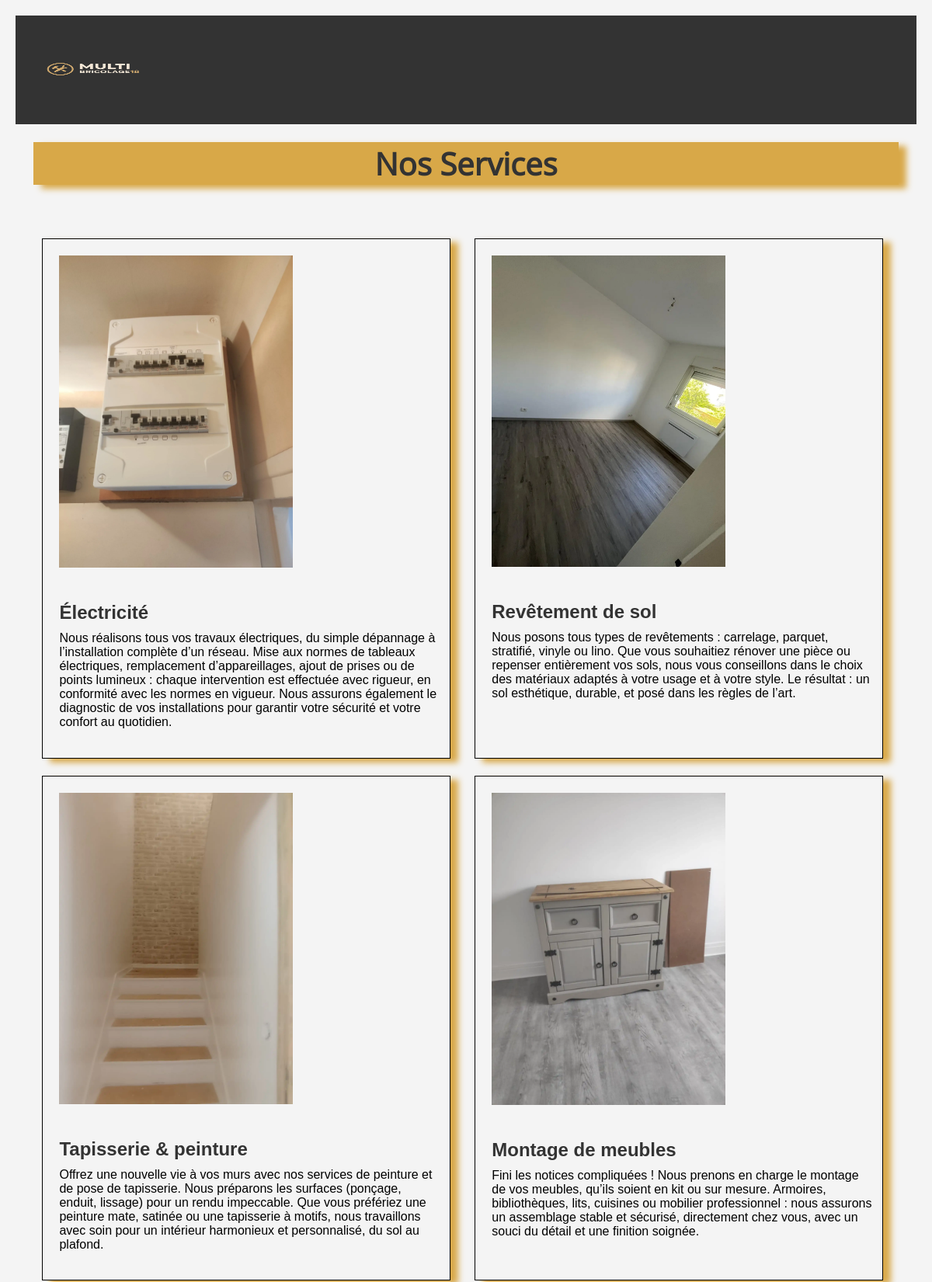
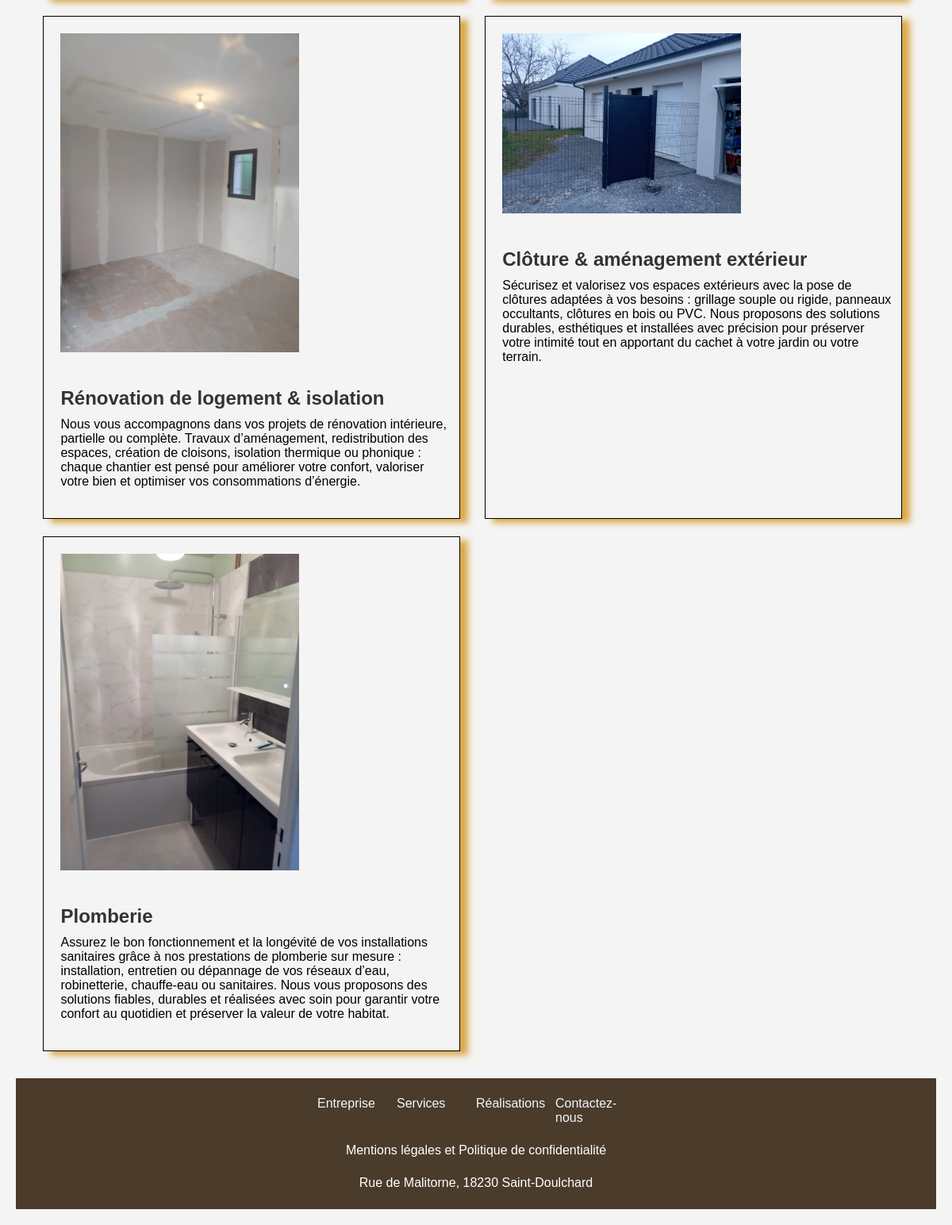
The page /?route=services on the database its author committed (2 pictures, top to bottom).
### tables this page shows
CREATE TABLE `page_services` (
  `id_service` int(11) NOT NULL,
  `titre` varchar(255) NOT NULL,
  `description` text NOT NULL,
  `image` varchar(255) NOT NULL,
  `admin_id` int(11) DEFAULT NULL
);

### views/services.php (the view, shortened to what this page needs)
<?php
require("assets/php/db.php");
$sql = "SELECT * FROM page_services";
$req = $dbh->prepare($sql);
$req->execute();
$services = $req->fetchAll(PDO::FETCH_ASSOC);
?>
<body>
<main class="services">
    <h1 class="titreServices">Nos Services</h1>
    <section class="containerServices">
        <?php foreach ($services as $service): ?>
                <div class="service-item">
                    <img class="imgService" src="<?= htmlspecialchars($service['image']) ?>" alt="<?= htmlspecialchars($service['titre']) ?>">
                    <h2><?= htmlspecialchars($service['titre']) ?></h2>
                    <p class="paragService"><?= htmlspecialchars($service['description']) ?></p>
                </div>
        <?php endforeach; ?>
    </section>
</main>
</body>
</html>

### index.php (shortened to what this page needs)
<?php
if(!empty($_GET['route'])){
    $route = $_GET['route'];
} else {
    $route = null;
}
switch($route){
    case 'services':
        include('./views/header.php');
        require("views/services.php");
        include('./views/footer.php');
    break;
}
?>

### views/header.php (shortened to what this page needs)
<!DOCTYPE html>
<html lang="fr">
<head>
    <link rel="stylesheet" href="assets/css/header.css">
    <link rel="stylesheet" href="assets/css/footer.css">
    <link rel="stylesheet" href="assets/css/index.css">
    <link rel="stylesheet" href="assets/css/services.css">
    <link rel="stylesheet" href="assets/css/realisations.css">
    <link rel="stylesheet" href="assets/css/contact.css">
    <link rel="stylesheet" href="assets/css/devis.css">
    <link rel="stylesheet" href="assets/css/connexion.css">
    <link rel="stylesheet" href="assets/css/inscription.css">
    <link rel="stylesheet" href="assets/css/interface_admin/admin.css">
    <link rel="stylesheet" href="assets/css/interface_admin/services_dsh.css">
    <link rel="stylesheet" href="assets/css/interface_admin/realisations_dsh.css">
    <link rel="stylesheet" href="assets/css/mentions.css">
</head>
<body>
    <header>
      <section class=menuDesktop>
        <div class="logo"><a href="?route="><img src="assets/img/logo.webp" alt="logo multibricolage"></a></div>
      </section>
    </header>

### views/footer.php
<body>
   <footer>
    <section class=menuFooter>
        <nav class=desktopFooter>
            <ul class="menuList">
                <li class="navbarListFooter"><a href="?route=">Entreprise</a></li>
                <li class="navbarListFooter"><a href="?route=services">Services</a></li>
                <li class="navbarListFooter"><a href="?route=realisations">Réalisations</a></li>
                <li class="navbarListFooter"><a href="?route=contact">Contactez-nous</a></li>
            </ul>
         </nav>
         <div class="mentions">
        <a href="?route=mentionsLegales">Mentions légales et Politique de confidentialité</a>
    </div>
    <div class="adresse">
        <a href="https://google.com/maps/place//data=!4m2!3m1!1s0x47fa99a12c0e2f05:0xd25ea2c958907097?sa=X&ved=1t:8290&ictx=111" target="_blank">Rue de Malitorne, 18230 Saint-Doulchard</a>
    </div>
    </section>
</footer>
</body>
</html>

### assets/css/header.css (style rules this page uses)
header { display: flex; justify-content: space-between; align-items: center; background-color: #4B3B2A; width: 100%; }
.menuDesktop { display: flex; align-items: center; }
.logo img { width: 15.625rem; height: 9.375rem; display: flex; align-items: center; margin-left: 2%; }
@media (max-width: 1280px) { header { height: 15vh; } }
@media (max-width: 1280px) { .logo img { width: 10rem; height: 9rem; } }

### assets/css/footer.css (style rules this page uses)
footer { padding-top: 2%; padding-bottom: 2%; background-color: #4B3B2A; }
.desktopFooter { margin-bottom: 2%; }
.menuFooter { display: flex; flex-direction: column; justify-content: center; align-items: center; }
.menuList { display: flex; }
.navbarListFooter { list-style: none; color: aliceblue; width: 100px; }
.navbarListFooter a { color: aliceblue; text-decoration: none; }
.mentions a { text-decoration: none; color: white; }
.adresse { margin-top: 2%; }
.adresse a { text-decoration: none; color: white; }

### assets/css/index.css (style rules this page uses)
* { margin: 0%; padding: 0%; }
h2 { margin-bottom: 2%; color: #D8A848; }

### assets/css/services.css (style rules this page uses)
* { margin: 0; padding: 0; }
.services { width: 100%; }
.containerServices { margin-top: 2%; display: grid; grid-template-columns: 1fr 1fr; margin: 2%; margin-top: 5%; }
.titreServices { margin: 2%; font-size: 2.5rem; text-align: center; font-family: "OpenSans"; box-shadow: 10px 5px 8px #D8A848; background-color: #D8A848; }
.service-item { width: 90%; margin: 2%; padding: 2%; border: 1px solid black; box-shadow: 10px 5px 8px #D8A848; }
.imgService { width: 60%; margin: 2%; }
.paragService { padding-bottom: 5%; padding-left: 2%; }
h2 { margin-left: 2%; margin-bottom: 2%; }

### assets/css/contact.css (style rules this page uses)
* { margin: 0; padding: 0; }

### assets/css/devis.css (style rules this page uses)
* { margin: 0; padding: 0; }

### assets/css/connexion.css (style rules this page uses)
* { margin: 0; padding: 0; }

### assets/css/inscription.css (style rules this page uses)
* { margin: 0; padding: 0; }

### assets/css/interface_adminCSS/admin.css (style rules this page uses)
body { font-family: 'Arial', sans-serif; margin: 0; padding: 20px; background-color: #f4f4f4; }
header { background-color: #333; color: white; padding: 10px 0; }
.menuDesktop { display: flex; justify-content: space-between; align-items: center; padding: 0 20px; }
.logo img { height: 50px; }
main { margin-top: 20px; }
h1 { color: #333; }

### assets/css/interface_adminCSS/services_dsh.css (style rules this page uses)
body { font-family: 'Arial', sans-serif; margin: 0; padding: 20px; background-color: #f4f4f4; }
h1 { color: #333; margin-bottom: 20px; }
h2 { color: #333; margin-top: 3%; }

### assets/css/interface_adminCSS/realisations_dsh.css (style rules this page uses)
body { font-family: 'Arial', sans-serif; margin: 0; padding: 20px; background-color: #f4f4f4; }
header { background-color: #333; color: white; padding: 10px 0; }
.menuDesktop { display: flex; justify-content: space-between; align-items: center; padding: 0 20px; }
.logo img { height: 50px; }
h1 { color: #333; margin-bottom: 20px; }
h2 { color: #333; margin-top: 30px; }

### assets/css/mentions.css (style rules this page uses)
* { margin: 0; padding: 0; }

### rows shown on the page
page_services: image (picture), titre "Électricité", description "Nous réalisons tous vos travaux électriques, du simple dépannage à l’installation complète d’un réseau. Mise aux normes de tableaux électriques, remplacement d’appareillages, ajout de prises ou de points lumineux : chaque intervention est effectuée avec rigueur, en conformité avec les normes en vigueur. Nous assurons également le diagnostic de vos installations pour garantir votre sécurité et votre confort au quotidien."
page_services: image (picture), titre "Revêtement de sol", description "Nous posons tous types de revêtements : carrelage, parquet, stratifié, vinyle ou lino. Que vous souhaitiez rénover une pièce ou repenser entièrement vos sols, nous vous conseillons dans le choix des matériaux adaptés à votre usage et à votre style. Le résultat : un sol esthétique, durable, et posé dans les règles de l’art."
page_services: image (picture), titre "Tapisserie & peinture", description "Offrez une nouvelle vie à vos murs avec nos services de peinture et de pose de tapisserie. Nous préparons les surfaces (ponçage, enduit, lissage) pour un rendu impeccable. Que vous préfériez une peinture mate, satinée ou une tapisserie à motifs, nous travaillons avec soin pour un intérieur harmonieux et personnalisé, du sol au plafond."
page_services: image (picture), titre "Montage de meubles", description "Fini les notices compliquées ! Nous prenons en charge le montage de vos meubles, qu’ils soient en kit ou sur mesure. Armoires, bibliothèques, lits, cuisines ou mobilier professionnel : nous assurons un assemblage stable et sécurisé, directement chez vous, avec un souci du détail et une finition soignée."
page_services: image (picture), titre "Rénovation de logement & isolation", description "Nous vous accompagnons dans vos projets de rénovation intérieure, partielle ou complète. Travaux d’aménagement, redistribution des espaces, création de cloisons, isolation thermique ou phonique : chaque chantier est pensé pour améliorer votre confort, valoriser votre bien et optimiser vos consommations d’énergie."
page_services: image (picture), titre "Clôture & aménagement extérieur", description "Sécurisez et valorisez vos espaces extérieurs avec la pose de clôtures adaptées à vos besoins : grillage souple ou rigide, panneaux occultants, clôtures en bois ou PVC. Nous proposons des solutions durables, esthétiques et installées avec précision pour préserver votre intimité tout en apportant du cachet à votre jardin ou votre terrain."
page_services: image (picture), titre "Plomberie", description "Assurez le bon fonctionnement et la longévité de vos installations sanitaires grâce à nos prestations de plomberie sur mesure : installation, entretien ou dépannage de vos réseaux d’eau, robinetterie, chauffe-eau ou sanitaires. Nous vous proposons des solutions fiables, durables et réalisées avec soin pour garantir votre confort au quotidien et préserver la valeur de votre habitat."
